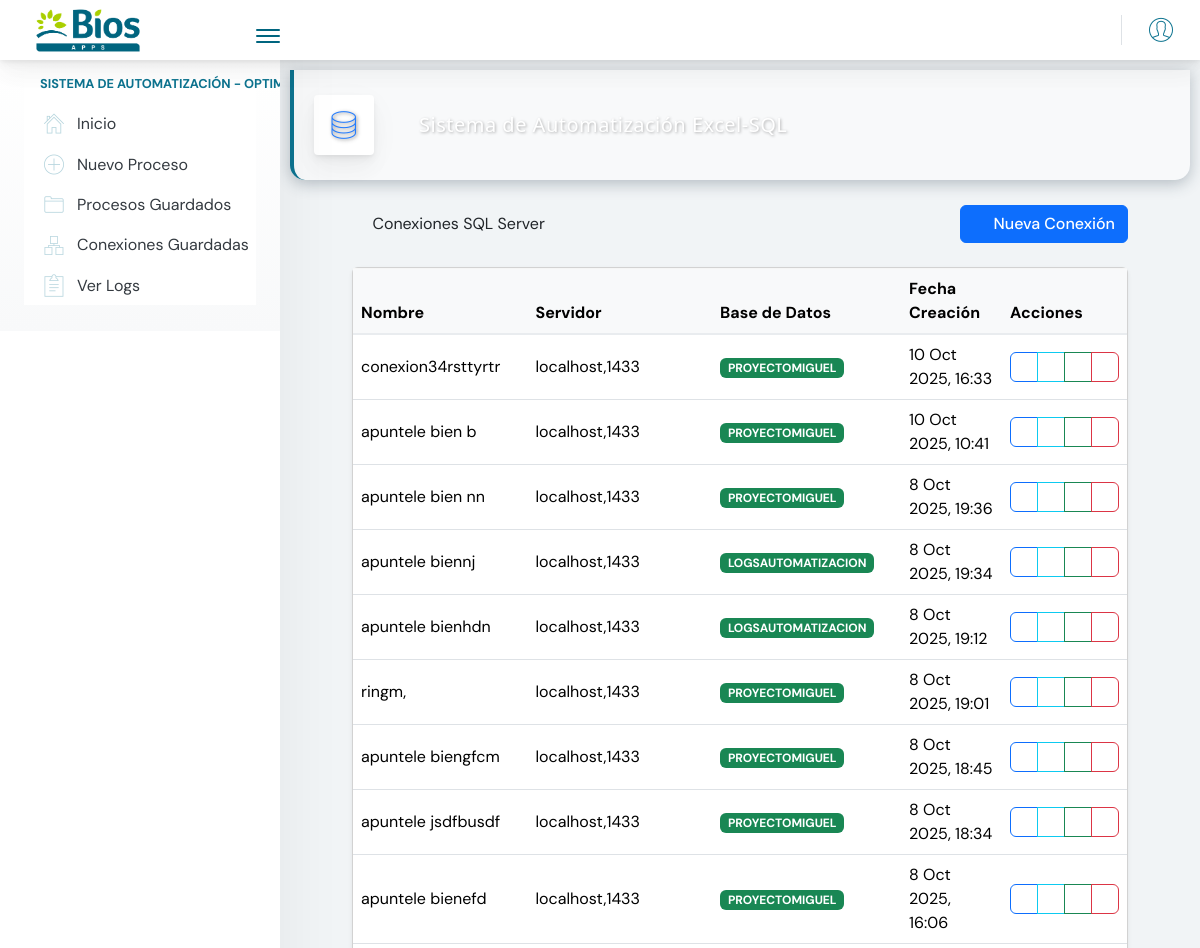
The page /automatizacion/sql/connections/ (upper part) on the database as committed earlier.
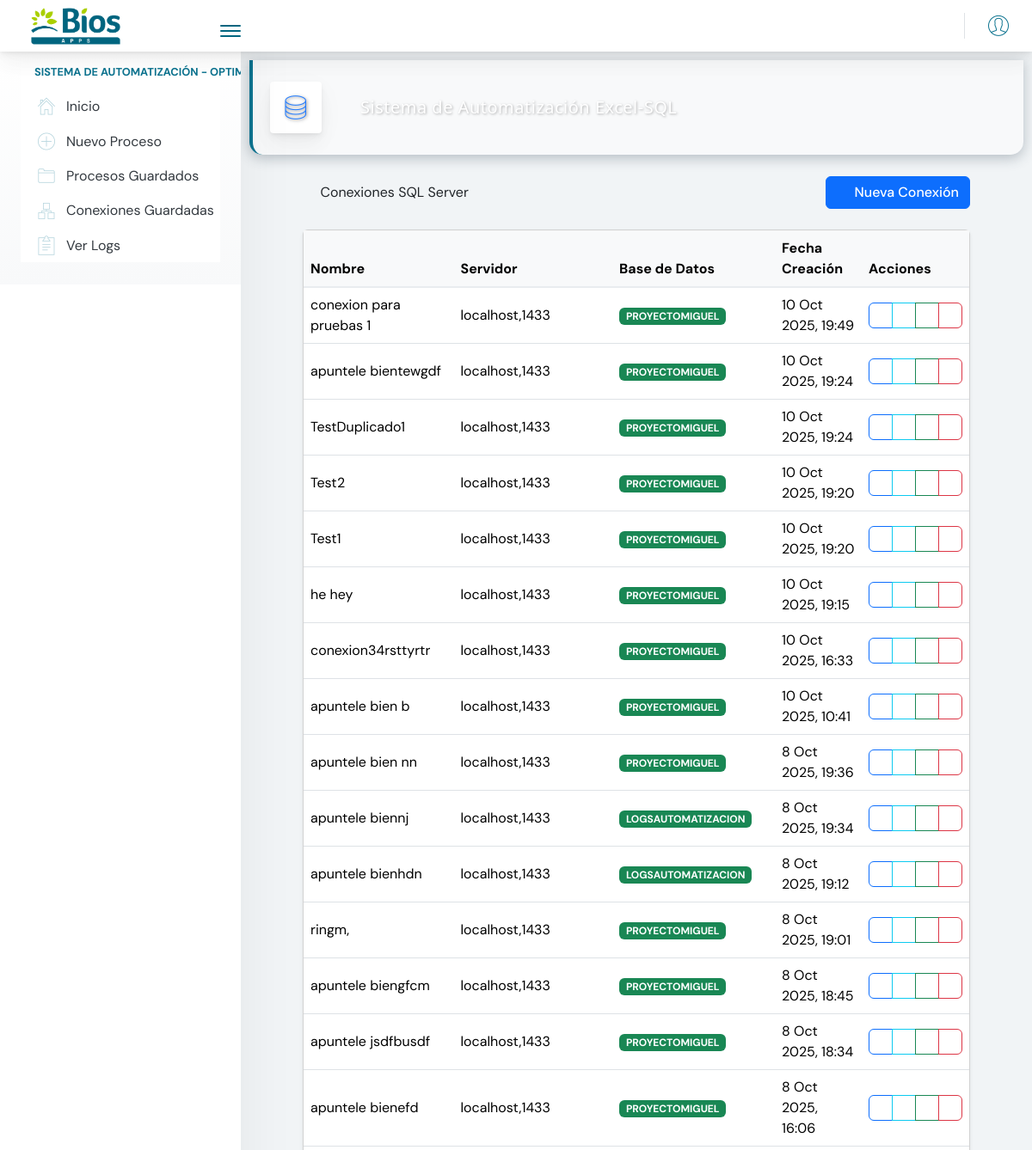
The same page on the database as committed later.
### automatizacion/models.py (models this page shows, shortened)
class DatabaseConnection(models.Model):
    name = models.CharField(max_length=100, unique=True)
    server = models.CharField(max_length=255)
    username = models.CharField(max_length=100)
    password = models.CharField(max_length=255)
    port = models.IntegerField(default=1433)
    created_at = models.DateTimeField(auto_now_add=True)
    last_used = models.DateTimeField(null=True, blank=True)
    selected_database = models.CharField(max_length=100, blank=True, null=True)
    available_databases = models.JSONField(null=True, blank=True)

### automatizacion/views.py (the view)
# urls.py: path('sql/connections/', views.list_connections, name='list_connections'),
def list_connections(request):
    connections = DatabaseConnection.objects.values('name').annotate(
        latest_id=models.Max('id'),
        latest_created=models.Max('created_at')
    ).order_by('-latest_created')
    connection_ids = [conn['latest_id'] for conn in connections]
    unique_connections = DatabaseConnection.objects.filter(id__in=connection_ids).order_by('-created_at')
    return render(request, 'automatizacion/list_connections.html', {'connections': unique_connections})

### automatizacion/templates/automatizacion/list_connections.html (shortened to what this page needs)
{% extends 'base.html' %}
{% load static %}
{% block content %}
<div class="container mt-4">
    <div class="d-flex justify-content-between align-items-center mb-4">
        <h1><i class="fas fa-server me-2"></i>Conexiones SQL Server</h1>
        <a href="{% url 'automatizacion:connect_sql' %}" class="btn btn-primary">
            <i class="fas fa-plus-circle me-2"></i>Nueva Conexión
        </a>
    </div>
    <div class="row">
        <div class="col">
            <div class="card shadow-sm">
                <div class="card-body p-0">
                    {% if connections %}
                    <div class="table-responsive">
                        <table class="table table-hover mb-0">
                            <thead class="table-light">
                                <tr>
                                    <th>Nombre</th>
                                    <th>Servidor</th>
                                    <th>Base de Datos</th>
                                    <th>Fecha Creación</th>
                                    <th>Acciones</th>
                                </tr>
                            </thead>
                            <tbody>
                                {% for connection in connections %}
                                <tr>
                                    <td>
                                        <a href="{% url 'automatizacion:view_connection' connection_id=connection.id %}">
                                            {{ connection.name }}
                                        </a>
                                    </td>
                                    <td>{{ connection.server }}</td>
                                    <td>
                                        {% if connection.selected_database %}
                                            <span class="badge bg-success">{{ connection.selected_database }}</span>
                                        {% else %}
                                            <span class="badge bg-secondary">No seleccionada</span>
                                        {% endif %}
                                    </td>
                                    <td>{{ connection.created_at|date:"j M Y, H:i" }}</td>
                                    <td>
                                        <div class="btn-group">
                                            <a href="{% url 'automatizacion:view_connection' connection_id=connection.id %}" class="btn btn-sm btn-outline-primary">
                                                <i class="fas fa-eye"></i>
                                            </a>
                                            <a href="{% url 'automatizacion:list_sql_databases' connection_id=connection.id %}" class="btn btn-sm btn-outline-info">
                                                <i class="fas fa-database"></i>
                                            </a>
                                            {% if connection.selected_database %}
                                            <a href="{% url 'automatizacion:list_sql_tables' connection_id=connection.id %}" class="btn btn-sm btn-outline-success">
                                                <i class="fas fa-table"></i>
                                            </a>
                                            {% endif %}
                                            <button class="btn btn-sm btn-outline-danger"
                                                    onclick="deleteConnection({{ connection.id }}, '{{ connection.name }}')">
                                                <i class="fas fa-trash"></i>
                                            </button>
                                        </div>
                                    </td>
                                </tr>
                                {% endfor %}
                            </tbody>
                        </table>
                    </div>
                    {% else %}
                    <div class="alert alert-info m-3">
                        No hay conexiones guardadas. <a href="{% url 'automatizacion:connect_sql' %}">Crear una nueva conexión</a>.
                    </div>
                    {% endif %}
                </div>
            </div>
        </div>
    </div>
</div>
{% endblock %}

### proyecto_automatizacion/templates/base.html (shortened to what this page needs)
{% load static %}
<!DOCTYPE html>
<html lang="es">
<head>
    <link rel="stylesheet" href="{% static 'automatizacion/styles/styles.css' %}">
    <link rel="stylesheet" href="{% static 'automatizacion/styles/bootstrap.min.css' %}">
    <link rel="stylesheet" href="{% static 'automatizacion/styles/bootstrap-icons.css' %}">
    <link rel="stylesheet" href="{% static 'automatizacion/styles/fontawesome.min.css' %}">
    <link rel="stylesheet" href="{% static 'automatizacion/styles/material-components-web.min.css' %}">
    <link rel="stylesheet" href="{% static 'automatizacion/styles/icon.css' %}">
    <link rel="stylesheet" href="{% static 'automatizacion/styles/pe7sicons.css' %}">
    <link rel="stylesheet" href="{% static 'automatizacion/styles/all.min.css' %}">
    <script src="https://cdn.tailwindcss.com"></script>
</head>
<body>
    <div class="app-container app-theme-white">
        <header>
            {% include 'components/navbarGB.html' %}
        </header>
        <div class="app-main">
            {% include 'components/sidebarGB.html' %}
            <div class="app-main__outer">
                <div class="app-main__inner">
                    <div class="app-page-title">
                        <div class="page-title-wrapper">
                            <div class="page-title-heading">
                                <div class="page-title-icon">
                                    <i class="pe-7s-server text-primary"></i>
                                </div>
                                <div>
                                    {% block page_title %}Sistema de Automatización Excel-SQL{% endblock %}
                                </div>
                            </div>
                        </div>
                    </div>
                    <div class="container-fluid">
                        {% block content %}{% endblock %}
                    </div>
                </div>
            </div>
        </div>
    </div>
</body>
</html>

### proyecto_automatizacion/templates/components/navbarGB.html (shortened to what this page needs)
{% load static %}
<script src="https://cdn.tailwindcss.com"></script>
<div class="app-header header-shadow bg-white text-white ">
    <div class="app-header__logo">
        <div class="logo-src d-flex align-items-center">
            <a class="d-flex align-items-center fw-bolder">
            <img src="{% static 'automatizacion/img/bios.png' %}" alt="" class="">
            </a>
        </div>
        <div class="header__pane ml-auto">
            <div>
                <button type="button" class="hamburger close-sidebar-btn hamburger--elastic mt-3 -mr-14 text-green-600"
                    data-class="closed-sidebar">
                    <span class="hamburger-box">
                        <span class="hamburger-inner"></span>
                    </span>
                </button>
            </div>
        </div>
    </div>
    <div class="app-header__content">
        <div class="app-header-right">
            <div class="header-btn-lg pr-0">
                <div class="widget-content p-0">
                    <div class="widget-content-wrapper">
                        <div class="widget-content-left">
                            <div class="btn-group">
                                <div class="flex flex-col items-center justify-center space-y-2">
                                    {% if request.user.is_authenticated %}
                                        <h4 class="text-cyan-700 font-semibold text-sm text-center flex items-center space-x-1">
                                            <i class="metismenu-icon pe-7s-user text-2xl text-cyan-700"></i>
                                            <strong class="text-cyan-700">{{ user.username }}</strong>
                                            <a class="text-orange-600 hover:text-orange-500 flex items-center" href="#"> | Salir</a>
                                        </h4>
                                    {% else %}
                                        <a href="#" class="flex items-center justify-center">
                                            <i class="metismenu-icon pe-7s-user text-3xl hover:text-cyan-700 text-cyan-700"></i>
                                        </a>
                                    {% endif %}
                                </div>
                    </div>
                </div>
            </div>
        </div>
    </div>
</div>

### proyecto_automatizacion/templates/components/sidebarGB.html (shortened to what this page needs)
<script src="https://cdn.tailwindcss.com"></script>
<div class="app-sidebar sidebar-shadow bg-white">
    <div class="scrollbar-sidebar ps bg-white">
        <div class="app-sidebar__inner bg-white">
            <ul class="vertical-nav-menu metismenu bg-white">
                <li class="app-sidebar__heading bg-white text-cyan-700 ml-3">Sistema de Automatización - OPTIMIZADO V1</li>
                <li>
                    <a href="{% url 'automatizacion:index' %}">
                        <i class="metismenu-icon pe-7s-home text-cyan-700"></i>
                        Inicio
                    </a>
                </li>
                <li>
                    <a href="{% url 'automatizacion:new_process' %}">
                        <i class="metismenu-icon pe-7s-plus text-cyan-700"></i>
                        Nuevo Proceso
                    </a>
                </li>
                <li>
                    <a href="{% url 'automatizacion:list_processes' %}">
                        <i class="metismenu-icon pe-7s-folder text-cyan-700"></i>
                        Procesos Guardados
                    </a>
                </li>
                <li>
                    <a href="{% url 'automatizacion:list_connections' %}">
                        <i class="metismenu-icon pe-7s-network text-cyan-700"></i>
                        Conexiones Guardadas
                    </a>
                </li>
                <li>
                    <a href="{% url 'automatizacion:view_logs' %}">
                        <i class="metismenu-icon pe-7s-note2 text-cyan-700"></i>
                        Ver Logs
                    </a>
                </li>
            </ul>
        </div>
    </div>
</div>

### proyecto_automatizacion/templates/base.html (style rules this page uses)
.app-sidebar { box-shadow: 2px 0 10px rgba(0,0,0,0.1); z-index: 1000; }
.app-sidebar__inner { background: linear-gradient(180deg, #ffffff 0%, #f8f9fa 100%); }
.vertical-nav-menu li a { transition: all 0.3s ease; border-radius: 4px; margin: 2px 8px; }
.app-header { box-shadow: 0 2px 10px rgba(0,0,0,0.1); z-index: 1001; }
.app-page-title { background: linear-gradient(135deg, #2c3e50 0%, #34495e 100%); color: #ffffff; padding: 25px 20px; margin: -20px -20px 25px -20px; border-radius: 0 0 15px 15px; box-shadow: 0 4px 15px rgba(44, 62, 80, 0.3); border-left: 4px solid #0e7490; }
.page-title-wrapper { display: flex; align-items: center; }
.page-title-heading { font-family: 'Segoe UI', Tahoma, Geneva, Verdana, sans-serif; font-weight: 600; font-size: 1.4rem; text-shadow: 1px 1px 3px rgba(0,0,0,0.3); letter-spacing: 0.5px; }
.page-title-icon { margin-right: 15px; }
.page-title-icon i { font-size: 1.6rem; filter: drop-shadow(1px 1px 2px rgba(0,0,0,0.3)); }
.page-title-heading { display: flex; align-items: center; gap: 15px; }
.page-title-icon i { font-size: 2rem; opacity: 0.9; }
* { transition: background-color 0.2s ease, transform 0.2s ease; }
.btn { border-radius: 6px; font-weight: 500; transition: all 0.3s ease; }
.container-fluid { padding: 0 30px; }

Rows that differ between the two databases and show on the page:
added DatabaseConnection: name "conexion para pruebas 1", server "localhost,1433", selected_database "PROYECTOMIGUEL", created_at "10 Oct 2025, 19:49"
added DatabaseConnection: name "apuntele bientewgdf", server "localhost,1433", selected_database "PROYECTOMIGUEL", created_at "10 Oct 2025, 19:24"
added DatabaseConnection: name "TestDuplicado1", server "localhost,1433", selected_database "PROYECTOMIGUEL", created_at "10 Oct 2025, 19:24"
added DatabaseConnection: name "Test2", server "localhost,1433", selected_database "PROYECTOMIGUEL", created_at "10 Oct 2025, 19:20"
added DatabaseConnection: name "Test1", server "localhost,1433", selected_database "PROYECTOMIGUEL", created_at "10 Oct 2025, 19:20"
added DatabaseConnection: name "he hey", server "localhost,1433", selected_database "PROYECTOMIGUEL", created_at "10 Oct 2025, 19:15"
